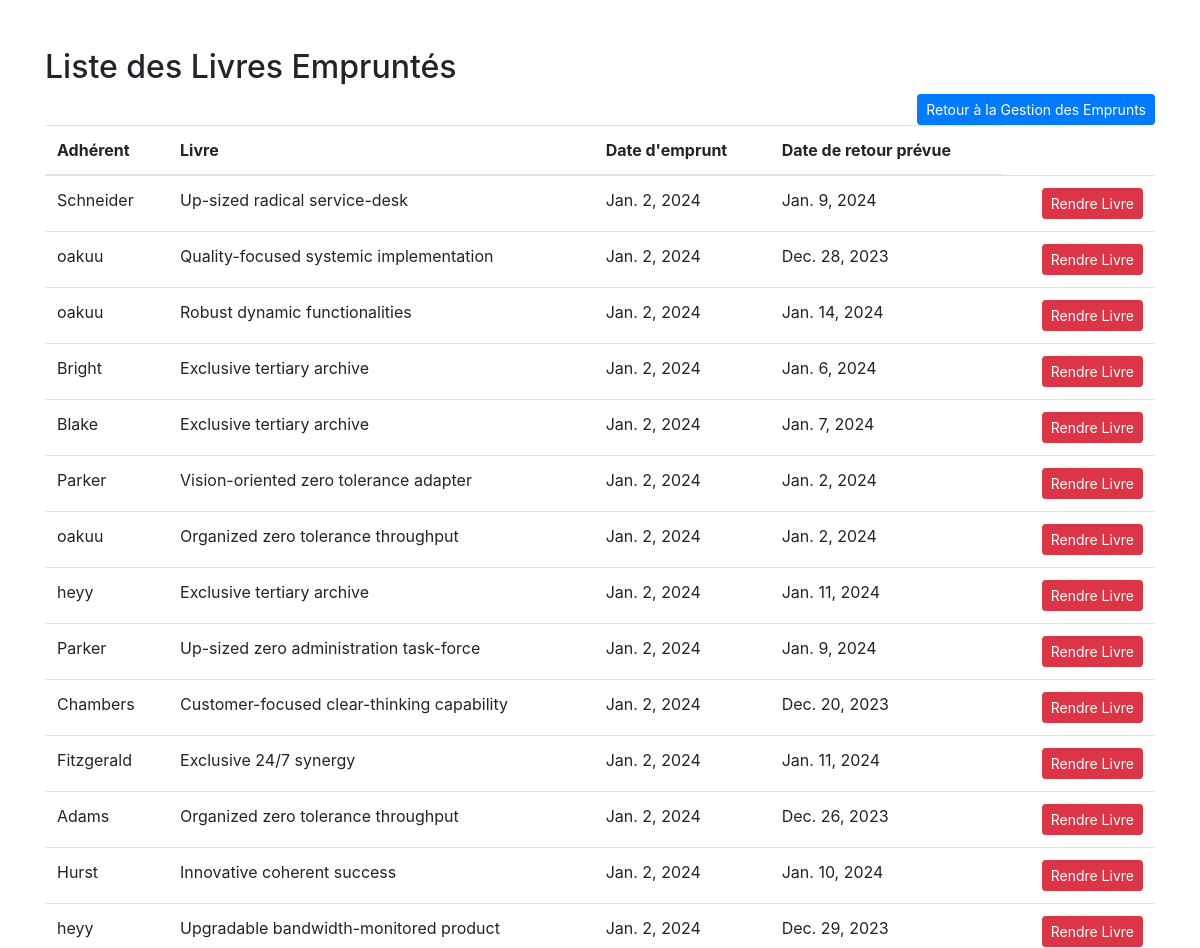
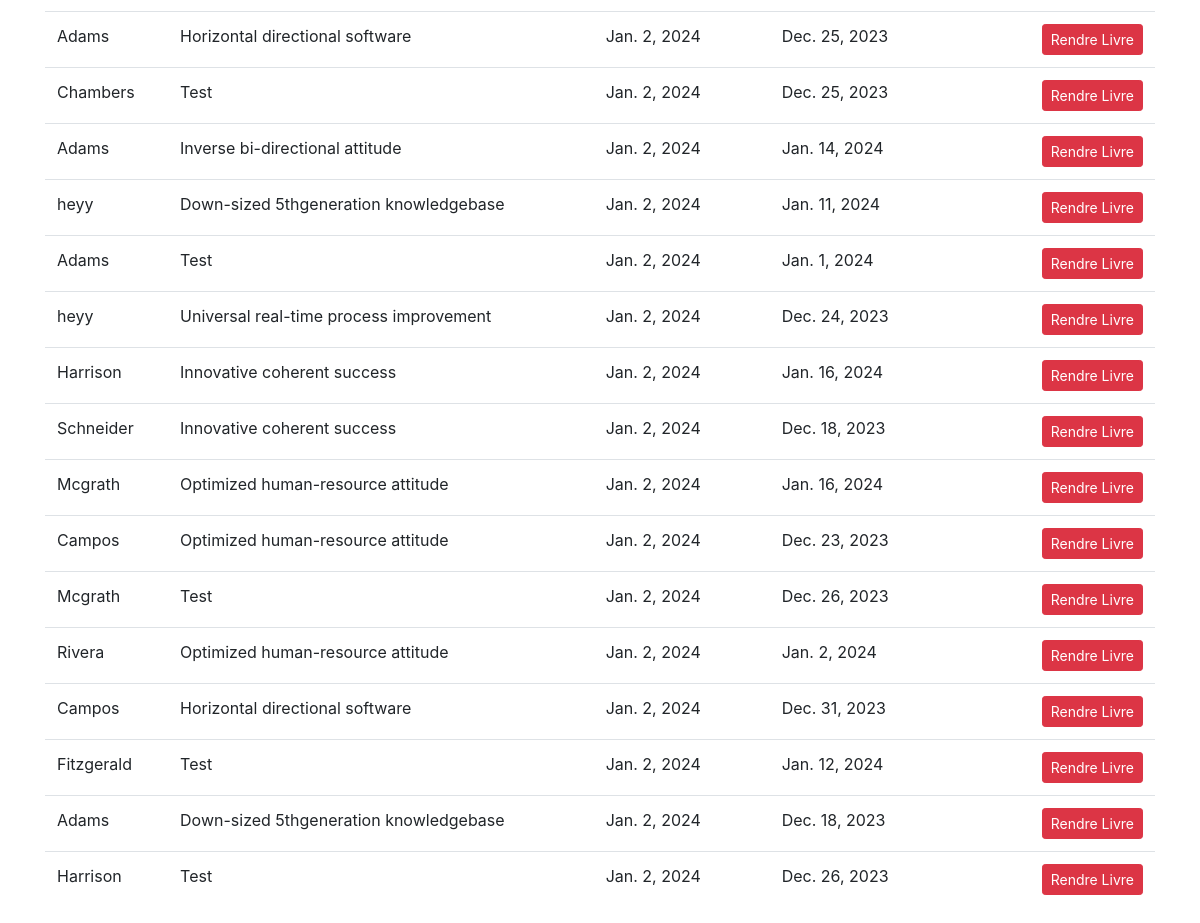
The app's page /bibliotheque/liste_livres_empruntes/ with its own data (2 pictures, top to bottom).
### bibliotheque/models.py (models this page shows, shortened)
class Emprunt(models.Model):
    adherent = models.ForeignKey(Adherent, on_delete=models.CASCADE)
    livre = models.ForeignKey(Livre, on_delete=models.CASCADE)
    date_emprunt = models.DateField(auto_now_add=True)
    date_retour_prevue = models.DateField()

class Adherent(models.Model):
    code_adh = models.AutoField(primary_key=True)
    nom_adh = models.CharField(max_length=100)
    nbr_emprunts_adh = models.IntegerField(default=0)

class Livre(models.Model):
    code_livre = models.AutoField(primary_key=True)
    titre_livre = models.CharField(max_length=100)
    nbre_pages = models.IntegerField()
    exemplaires_disponibles = models.IntegerField(default=0)
    code_auteur = models.ForeignKey(Auteur, on_delete=models.CASCADE)

### bibliotheque/views.py (the view)
# urls.py: path('liste_livres_empruntes/',liste_livres_empruntes, name='liste_livres_empruntes'),
def liste_livres_empruntes(request):
    livres_empruntes = Emprunt.objects.all()
    return render(request, 'emprunts/liste_livres_empruntes.html', {'livres_empruntes': livres_empruntes})

### templates/emprunts/liste_livres_empruntes.html (shortened to what this page needs)
<!DOCTYPE html>
<html lang="en">
<head>
    <link rel="stylesheet" href="https://stackpath.bootstrapcdn.com/bootstrap/4.5.2/css/bootstrap.min.css">
</head>
<body>
<div class="container mt-5">
    <h2>Liste des Livres Empruntés</h2>
    <a href="{% url 'gestion_emprunts' %}" class="btn btn-primary btn-sm float-right">Retour à la Gestion des Emprunts</a>
    <table class="table">
        <thead>
            <tr>
                <th>Adhérent</th>
                <th>Livre</th>
                <th>Date d'emprunt</th>
                <th>Date de retour prévue</th>
            </tr>
        </thead>
        <tbody>
            {% for emprunt in livres_empruntes %}
                <tr>
                    <td>{{ emprunt.adherent.nom_adh }}</td>
                    <td>{{ emprunt.livre.titre_livre }}</td>
                    <td>{{ emprunt.date_emprunt }}</td>
                    <td>{{ emprunt.date_retour_prevue }}</td>
                    <td><a href="{% url 'rendre_livre' emprunt.id %}" class="btn btn-danger btn-sm float-right">Rendre Livre</a></td>
                </tr>
            {% endfor %}
        </tbody>
    </table>
</div>
</body>
</html>

### records on screen
Emprunt: adherent.nom_adh "Schneider", livre.titre_livre "Up-sized radical service-desk", date_emprunt "Jan. 2, 2024", date_retour_prevue "Jan. 9, 2024"
Emprunt: adherent.nom_adh "oakuu", livre.titre_livre "Quality-focused systemic implementation", date_emprunt "Jan. 2, 2024", date_retour_prevue "Dec. 28, 2023"
Emprunt: adherent.nom_adh "oakuu", livre.titre_livre "Robust dynamic functionalities", date_emprunt "Jan. 2, 2024", date_retour_prevue "Jan. 14, 2024"
Emprunt: adherent.nom_adh "Bright", livre.titre_livre "Exclusive tertiary archive", date_emprunt "Jan. 2, 2024", date_retour_prevue "Jan. 6, 2024"
Emprunt: adherent.nom_adh "Blake", livre.titre_livre "Exclusive tertiary archive", date_emprunt "Jan. 2, 2024", date_retour_prevue "Jan. 7, 2024"
Emprunt: adherent.nom_adh "Parker", livre.titre_livre "Vision-oriented zero tolerance adapter", date_emprunt "Jan. 2, 2024", date_retour_prevue "Jan. 2, 2024"
Emprunt: adherent.nom_adh "oakuu", livre.titre_livre "Organized zero tolerance throughput", date_emprunt "Jan. 2, 2024", date_retour_prevue "Jan. 2, 2024"
Emprunt: adherent.nom_adh "heyy", livre.titre_livre "Exclusive tertiary archive", date_emprunt "Jan. 2, 2024", date_retour_prevue "Jan. 11, 2024"
Emprunt: adherent.nom_adh "Parker", livre.titre_livre "Up-sized zero administration task-force", date_emprunt "Jan. 2, 2024", date_retour_prevue "Jan. 9, 2024"
Emprunt: adherent.nom_adh "Chambers", livre.titre_livre "Customer-focused clear-thinking capability", date_emprunt "Jan. 2, 2024", date_retour_prevue "Dec. 20, 2023"
Emprunt: adherent.nom_adh "Fitzgerald", livre.titre_livre "Exclusive 24/7 synergy", date_emprunt "Jan. 2, 2024", date_retour_prevue "Jan. 11, 2024"
Emprunt: adherent.nom_adh "Adams", livre.titre_livre "Organized zero tolerance throughput", date_emprunt "Jan. 2, 2024", date_retour_prevue "Dec. 26, 2023"
Emprunt: adherent.nom_adh "Hurst", livre.titre_livre "Innovative coherent success", date_emprunt "Jan. 2, 2024", date_retour_prevue "Jan. 10, 2024"
Emprunt: adherent.nom_adh "heyy", livre.titre_livre "Upgradable bandwidth-monitored product", date_emprunt "Jan. 2, 2024", date_retour_prevue "Dec. 29, 2023"
Emprunt: adherent.nom_adh "Adams", livre.titre_livre "Horizontal directional software", date_emprunt "Jan. 2, 2024", date_retour_prevue "Dec. 25, 2023"
Emprunt: adherent.nom_adh "Chambers", livre.titre_livre "Test", date_emprunt "Jan. 2, 2024", date_retour_prevue "Dec. 25, 2023"
Emprunt: adherent.nom_adh "Adams", livre.titre_livre "Inverse bi-directional attitude", date_emprunt "Jan. 2, 2024", date_retour_prevue "Jan. 14, 2024"
Emprunt: adherent.nom_adh "heyy", livre.titre_livre "Down-sized 5thgeneration knowledgebase", date_emprunt "Jan. 2, 2024", date_retour_prevue "Jan. 11, 2024"
Emprunt: adherent.nom_adh "Adams", livre.titre_livre "Test", date_emprunt "Jan. 2, 2024", date_retour_prevue "Jan. 1, 2024"
Emprunt: adherent.nom_adh "heyy", livre.titre_livre "Universal real-time process improvement", date_emprunt "Jan. 2, 2024", date_retour_prevue "Dec. 24, 2023"
Emprunt: adherent.nom_adh "Harrison", livre.titre_livre "Innovative coherent success", date_emprunt "Jan. 2, 2024", date_retour_prevue "Jan. 16, 2024"
Emprunt: adherent.nom_adh "Schneider", livre.titre_livre "Innovative coherent success", date_emprunt "Jan. 2, 2024", date_retour_prevue "Dec. 18, 2023"
Emprunt: adherent.nom_adh "Mcgrath", livre.titre_livre "Optimized human-resource attitude", date_emprunt "Jan. 2, 2024", date_retour_prevue "Jan. 16, 2024"
Emprunt: adherent.nom_adh "Campos", livre.titre_livre "Optimized human-resource attitude", date_emprunt "Jan. 2, 2024", date_retour_prevue "Dec. 23, 2023"
Emprunt: adherent.nom_adh "Mcgrath", livre.titre_livre "Test", date_emprunt "Jan. 2, 2024", date_retour_prevue "Dec. 26, 2023"
Emprunt: adherent.nom_adh "Rivera", livre.titre_livre "Optimized human-resource attitude", date_emprunt "Jan. 2, 2024", date_retour_prevue "Jan. 2, 2024"
Emprunt: adherent.nom_adh "Campos", livre.titre_livre "Horizontal directional software", date_emprunt "Jan. 2, 2024", date_retour_prevue "Dec. 31, 2023"
Emprunt: adherent.nom_adh "Fitzgerald", livre.titre_livre "Test", date_emprunt "Jan. 2, 2024", date_retour_prevue "Jan. 12, 2024"
Emprunt: adherent.nom_adh "Adams", livre.titre_livre "Down-sized 5thgeneration knowledgebase", date_emprunt "Jan. 2, 2024", date_retour_prevue "Dec. 18, 2023"
Emprunt: adherent.nom_adh "Harrison", livre.titre_livre "Test", date_emprunt "Jan. 2, 2024", date_retour_prevue "Dec. 26, 2023"
